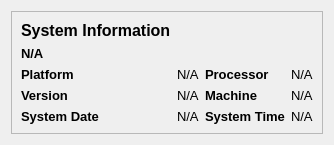
            <widget class="QWidget" name="system_information">
             <layout class="QVBoxLayout" name="verticalLayout_10">
              <item alignment="Qt::AlignTop">
               <widget class="QFrame" name="frame">
                <property name="frameShape">
                 <enum>QFrame::StyledPanel</enum>
                </property>
                <property name="frameShadow">
                 <enum>QFrame::Raised</enum>
                </property>
                <layout class="QGridLayout" name="gridLayout_8">
                 <item row="3" column="0">
                  <widget class="QLabel" name="label_60">
                   <property name="font">
                    <font>
                     <pointsize>10</pointsize>
                     <weight>75</weight>
                     <bold>true</bold>
                    </font>
                   </property>
                   <property name="text">
                    <string>Version</string>
                   </property>
                  </widget>
                 </item>
                 <item row="2" column="1">
                  <widget class="QLabel" name="system_platform">
                   <property name="font">
                    <font>
                     <pointsize>10</pointsize>
                    </font>
                   </property>
                   <property name="text">
                    <string>N/A</string>
                   </property>
                  </widget>
                 </item>
                 <item row="1" column="0" alignment="Qt::AlignTop">
                  <widget class="QLabel" name="system_sytem">
                   <property name="font">
                    <font>
                     <pointsize>10</pointsize>
                     <weight>75</weight>
                     <bold>true</bold>
                    </font>
                   </property>
                   <property name="text">
                    <string>N/A</string>
                   </property>
                  </widget>
                 </item>
                 <item row="4" column="0">
                  <widget class="QLabel" name="label_61">
                   <property name="font">
                    <font>
                     <pointsize>10</pointsize>
                     <weight>75</weight>
                     <bold>true</bold>
                    </font>
                   </property>
                   <property name="text">
                    <string>System Date</string>
                   </property>
                  </widget>
                 </item>
                 <item row="4" column="1">
                  <widget class="QLabel" name="system_date">
                   <property name="font">
                    <font>
                     <pointsize>10</pointsize>
                    </font>
                   </property>
                   <property name="text">
                    <string>N/A</string>
                   </property>
                  </widget>
                 </item>
                 <item row="4" column="2">
                  <widget class="QLabel" name="label_67">
                   <property name="font">
                    <font>
                     <pointsize>10</pointsize>
                     <weight>75</weight>
                     <bold>true</bold>
                    </font>
                   </property>
                   <property name="text">
                    <string>System Time</string>
                   </property>
                  </widget>
                 </item>
                 <item row="2" column="2">
                  <widget class="QLabel" name="label_65">
                   <property name="font">
                    <font>
                     <pointsize>10</pointsize>
                     <weight>75</weight>
                     <bold>true</bold>
                    </font>
                   </property>
                   <property name="text">
                    <string>Processor</string>
                   </property>
                  </widget>
                 </item>
                 <item row="0" column="0" alignment="Qt::AlignTop">
                  <widget class="QLabel" name="label_57">
                   <property name="font">
                    <font>
                     <pointsize>12</pointsize>
                     <weight>75</weight>
                     <bold>true</bold>
                    </font>
                   </property>
                   <property name="text">
                    <string>System Information</string>
                   </property>
                  </widget>
                 </item>
                 <item row="3" column="2">
                  <widget class="QLabel" name="label_66">
                   <property name="font">
                    <font>
                     <pointsize>10</pointsize>
                     <weight>75</weight>
                     <bold>true</bold>
                    </font>
                   </property>
                   <property name="text">
                    <string>Machine</string>
                   </property>
                  </widget>
                 </item>
                 <item row="3" column="1">
                  <widget class="QLabel" name="system_version">
                   <property name="font">
                    <font>
                     <pointsize>10</pointsize>
                    </font>
                   </property>
                   <property name="text">
                    <string>N/A</string>
                   </property>
                  </widget>
                 </item>
                 <item row="2" column="0">
                  <widget class="QLabel" name="label_59">
                   <property name="font">
                    <font>
                     <pointsize>10</pointsize>
                     <weight>75</weight>
                     <bold>true</bold>
                    </font>
                   </property>
                   <property name="text">
                    <string>Platform</string>
                   </property>
                  </widget>
                 </item>
                 <item row="2" column="3">
                  <widget class="QLabel" name="system_processor">
                   <property name="font">
                    <font>
                     <pointsize>10</pointsize>
                    </font>
                   </property>
                   <property name="text">
                    <string>N/A</string>
                   </property>
                  </widget>
                 </item>
                 <item row="3" column="3">
                  <widget class="QLabel" name="system_machine">
                   <property name="font">
                    <font>
                     <pointsize>10</pointsize>
                    </font>
                   </property>
                   <property name="text">
                    <string>N/A</string>
                   </property>
                  </widget>
                 </item>
                 <item row="4" column="3">
                  <widget class="QLabel" name="system_time">
                   <property name="font">
                    <font>
                     <pointsize>10</pointsize>
                    </font>
                   </property>
                   <property name="text">
                    <string>N/A</string>
                   </property>
                  </widget>
                 </item>
                </layout>
               </widget>
              </item>
             </layout>
            </widget>
